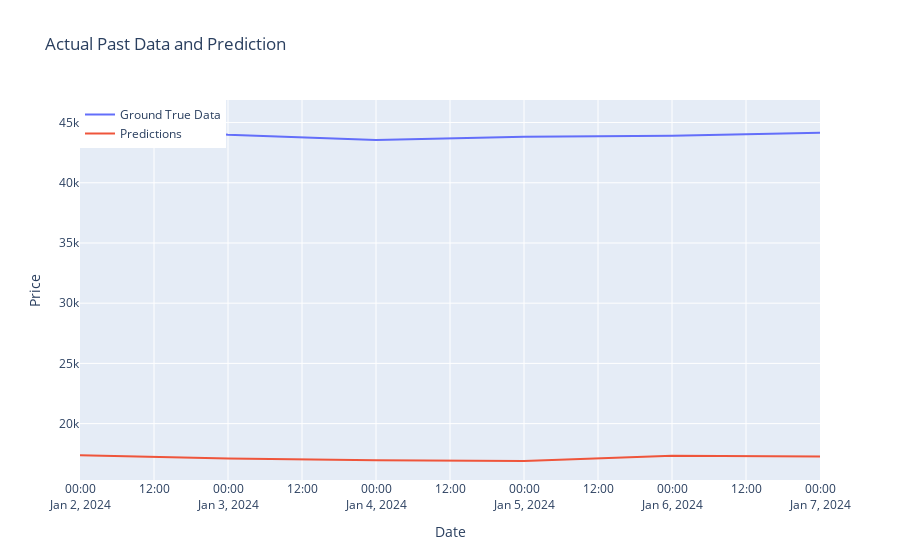

The code cell stored with this chart in its notebook:
### Code cell
prepared_data_week = prepared_data.loc[(pd.to_datetime(prepared_data.index) > '2024-01-01') &
                                      (pd.to_datetime(prepared_data.index) <= '2024-01-07')]
# Create a Figure
fig = go.Figure()

# Add the 'priceUsd' trace
fig.add_trace(go.Scatter(x=prepared_data_week.index, y=prepared_data_week['priceUsd'], mode='lines', name='Ground True Data'))

# Add the 'prediction' trace
fig.add_trace(go.Scatter(x=prepared_data_week.index, y=prepared_data_week['prediction'], mode='lines', name='Predictions'))

# Update layout
fig.update_layout(title="Actual Past Data and Prediction", xaxis_title="Date", yaxis_title="Price",
                  legend=dict(x=0, y=1, traceorder="normal"))

# Show the plot
fig.show()

### Figure 1 — Plotly figure (JSON) as saved in the notebook; plotly's stock layout.template omitted (floating-point values rounded to 4 significant figures)
{"data": [{"mode": "lines", "name": "Ground True Data", "type": "scatter", "x": ["2024-01-02T00:00:00", "2024-01-03T00:00:00", "2024-01-04T00:00:00", "2024-01-05T00:00:00", "2024-01-06T00:00:00", "2024-01-07T00:00:00"], "y": [45300.0, 43980.0, 43540.0, 43820.0, 43900.0, 44150.0]}, {"mode": "lines", "name": "Predictions", "type": "scatter", "x": ["2024-01-02T00:00:00", "2024-01-03T00:00:00", "2024-01-04T00:00:00", "2024-01-05T00:00:00", "2024-01-06T00:00:00", "2024-01-07T00:00:00"], "y": [17360.0, 17110.0, 16950.0, 16890.0, 17330.0, 17260.0]}], "layout": {"legend": {"traceorder": "normal", "x": 0, "y": 1}, "title": {"text": "Actual Past Data and Prediction"}, "xaxis": {"title": {"text": "Date"}}, "yaxis": {"title": {"text": "Price"}}}}
